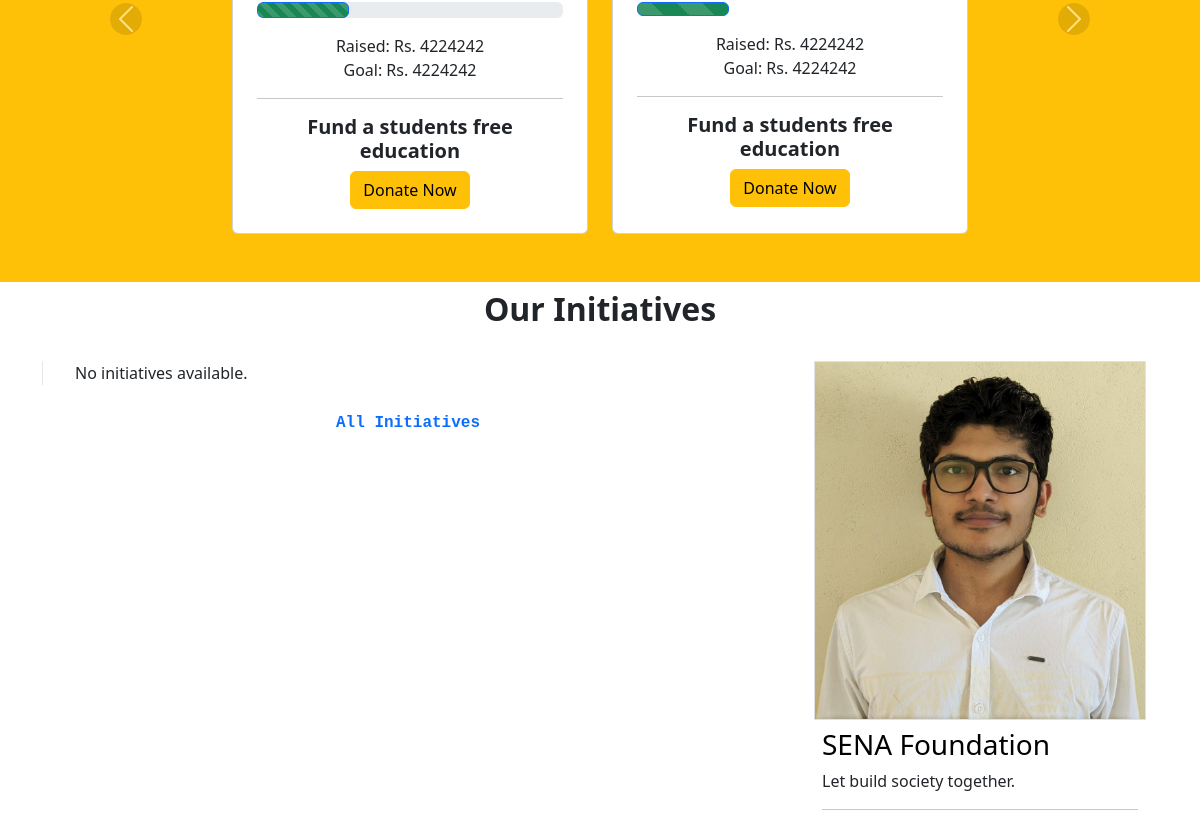
The app's page / (middle part), older data.
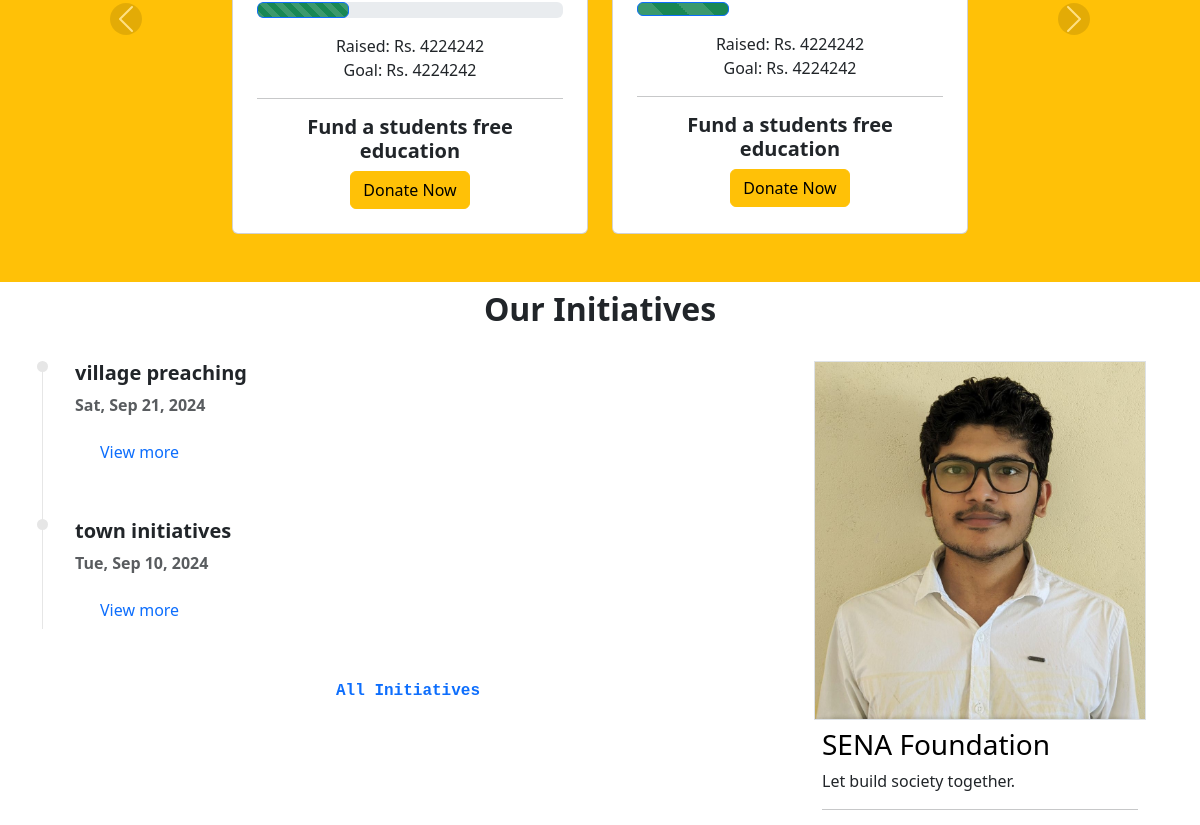
The same page, newer data.
### initiatives/models.py (models this page shows, shortened)
class Initiative(models.Model):
    initiative_id = models.AutoField(primary_key=True)
    name = models.CharField(max_length=30)
    title = models.CharField(max_length=45, blank=True)
    excert = models.CharField(max_length=200,blank=True)
    point_wise = RichTextField(blank=True)
    content = RichTextField(blank=True)
    url = models.CharField(max_length=100, unique=True)
    image1 = models.ImageField(upload_to='initiatives/', blank=True)
    caption_for_image = models.CharField(max_length=100, blank=True)
    date_of_initiative = models.DateTimeField(default=timezone.now)
    tags_for_seo_and_search_bar_in_website = models.TextField(
        help_text='Add tags for search and SEO purposes.'
    )
    STATUS_CHOICES = (
        ('draft', 'Draft'),
        ('published', 'Published'),
    )
    status = models.CharField(max_length=10, choices=STATUS_CHOICES, default='draft')

### blog/views.py (the view)
# urls.py: path('', home),
def home(request):
    updates = Post.objects.all().order_by('-publish')[:4]
    initiatives = Initiative.objects.filter(status='published')
    stories = Stories.objects.filter(status='published')
    ministry = Ministry.objects.all()
    data = {'updates':updates,'initiatives':initiatives,'stories':stories,'ministry':ministry,}
    return render(request, "blog/index.html",data)

### templates/blog/index.html (shortened to what the changed rows need)
{% extends 'base/base.html' %} {% load static %}
{% block content %}
  <div class="container">
    <div class="row my-2">
      <div class="col-12 text-center mb-30 mb-3">
        <h2 class="montregular heading_section color-white">Our Initiatives</h2>
      </div>
    </div>
    <div class="row">
      <div class="col-lg-8 text-dark pe-3">
        <ul class="timeline">
          {% for i in initiatives %}
            <li class="timeline-item mb-5">
              <h5 class="fw-bold">{{ i.title }}</h5>
              <p class="text-muted mb-2 fw-bold">{{ i.date_of_initiative|date:'D, M d, Y' }}</p>
              <div class="container mt-3">
                <button type="button" class="btn text-primary" data-bs-toggle="modal" data-bs-target="#modal{{ forloop.counter }}">View more</button>
              </div>
            </li>
          {% empty %}
            <p>No initiatives available.</p>
          {% endfor %}
        </ul>
      </div>
    </div>
  </div>
{% endblock %}

Row changes from the older to the newer data that the page shows:
added Initiative: title "village preaching", date_of_initiative "Sat, Sep 21, 2024"
added Initiative: title "town initiatives", date_of_initiative "Tue, Sep 10, 2024"
Text that changed along with them:
text no longer shown: "No initiatives available."
